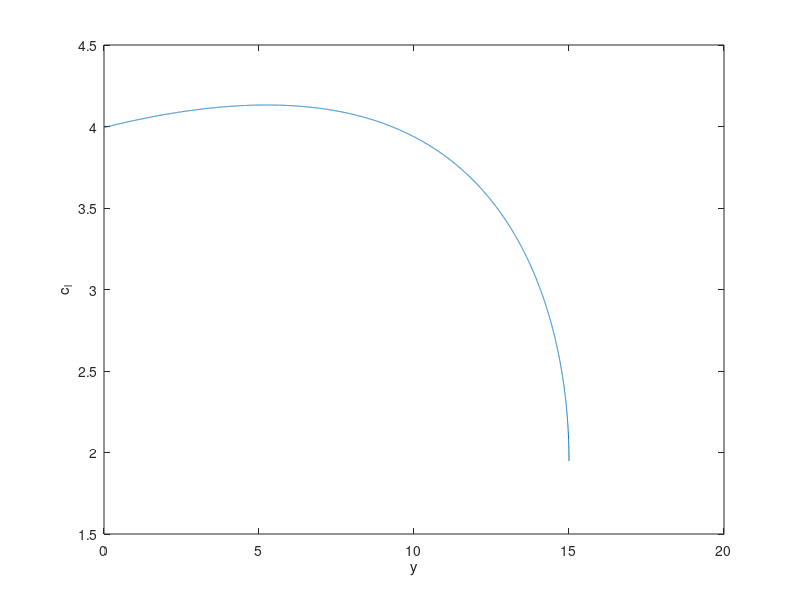

Reproduce this figure in MATLAB.
clear; clc; close all;

np = 10001;

n = 6;

c_r = 1.85;
c_t = 0.65 * c_r;
c_av = (c_r+c_t)/2;
s = 15;
S = (c_r + c_t)*s;
A_R = (4*s^2)/S;
W = 5500/2.2*9.81;
U = 42.6;
C_L = 1.41;

rho = 1.225*0.7422;
rho_fuel = 800;
rho_mat = 8000;

thick_sec = 0.15;
thick_mat = 0.015*thick_sec
m = 0.02;
p = 0.4;

y = linspace(0,s,np);
c = c_r - (c_r - c_t)*(y/s);

x = linspace(0,1,np);
t = 10*thick_sec*(0.2969*x.^0.5 - 0.126*x -0.3516*x.^2 + 0.2843*x.^3 - 0.1015*x.^4);
for i = 1:np
    if x(i)<=p
        y_c(i) = (m/p^2)*(2*p*x(i) - x(i)^2);
    else
        y_c(i) = (m/(1-p)^2)*(1-2*p+2*p*x(i)-x(i)^2);
    end
end

A = sum(t)/(np);
x_g = sum(x.*t)/((np)*A);
y_g = sum(y_c.*t)/((np)*A);

I_xx = sum(((t/2)+(y_c-y_g)).^2 * thick_mat)/(np) + sum(((t/2)-(y_c-y_g)).^2 * thick_mat)/(np);

for j = 1:np
    A_c(j) = A*c(j)^2;  %Area of section
    mass(j) = A_c(j)*rho_fuel + thick_mat*c(j)*2*rho_mat;  %Mass per unit length
end

M(np) = 0;
Shear(np) = 0;

Gamma_0 = W / (rho * U * (pi/2) * s);
lambda = (pi*Gamma_0/4)/(1 - (1 - c_t/c_r)/2);

L = n*rho*U/2 * (Gamma_0 * (1 - y.^2/s^2).^0.5 + lambda*(1-(1-c_t/c_r)*y/s));    %Loading per unit length
dL = L * (s/np);
dW = n*mass*9.81*(s/np);

U_de = 66 * 0.3048;
mu = (2*W/S) / (rho * 9.81 * c_av * C_L);
K = (0.88*mu) / (5.3 + mu);
U_gust = K * U_de;
n_gust = (rho*U_gust*U*C_L)/(2*W/S);

for k = 1:np-1
    Shear(np-k) = Shear(np-k+1) + dW(np-k+1) - dL(np-k+1);
    M(np-k) = M(np-k+1) + (Shear(np-k+1))*(s/np);
end

disp(["Moment at root", M(1)])

max_stress = M(1) * max(abs(t/2 + y_g - y_c))*c(1) / (I_xx*c(1)^4);

disp(["Maximum stress " max_stress/10^6 "MPa"])

disp([sum(A_c)*s/np  "volume per wing (m^3)"]);

disp([sum(A_c)*s/np * 2 * rho_fuel "kg of wing fuel"])

disp([sum(mass)*s/np * 2 "total mass of wings (kg)"])

plot(y, L./(0.5*rho*U^2*c));
xlabel("y")
ylabel("c_l")
%hold on;
%plot(y, n*rho*U * (Gamma_0 * (1 - y.^2/s^2).^0.5));
%plot(y, n*rho*U * lambda*(1-(1-c_t/c_r)*y/s));
